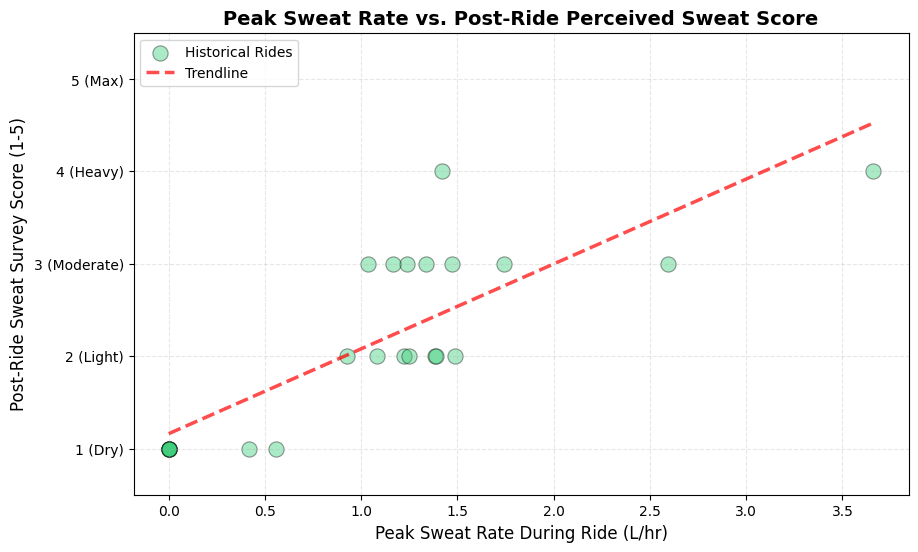

Source code (Python):
import sys
import os
import pandas as pd
import numpy as np
import matplotlib.pyplot as plt
import re

# Set up paths to safely import Supabase credentials from the global config
try:
    config_path = os.path.join(os.path.dirname(os.path.dirname(os.path.dirname(os.path.abspath(__file__)))), 'config.py')
    with open(config_path, 'r') as f:
        config_text = f.read()

    SUPABASE_URL = re.search(r'SUPABASE_URL\s*=\s*["\']([^"\']+)["\']', config_text).group(1)
    SUPABASE_KEY = re.search(r'SUPABASE_KEY\s*=\s*["\']([^"\']+)["\']', config_text).group(1)

    from supabase import create_client
except Exception as e:
    print(f"Error loading Supabase credentials: {e}")
    sys.exit(1)

# Rides excluded due to sensor faults or corrupted data
EXCLUDED_RIDES = {
    'RIDE_20260416_102808',  # torque sensor fault (117.3 Nm avg — hardware error)
    'RIDE_20260331_151943',  # HDrop not reset between sessions — fluid loss carried over from prior ride
    'RIDE_20260330_155917',  # 0.55 L fluid loss with survey score 2 (Light) — inconsistent
}

def fetch_surveys(client):
    print("Fetching survey results from 'ride_surveys' table...")
    response = client.table("ride_surveys").select("*").execute()
    data = response.data
    if not data:
        return pd.DataFrame()
    return pd.DataFrame(data)

def fetch_peak_sweat_rate(client):
    print("Fetching sweat rate telemetry from 'ride_metrics_v2'...")
    all_data = []
    chunk_size = 1000
    start = 0
    while True:
        response = client.table("ride_metrics_v2").select("ride_id, sweat_rate_l_hr").range(start, start + chunk_size - 1).execute()
        data = response.data
        if not data:
            break
        all_data.extend(data)
        if len(data) < chunk_size:
            break
        start += chunk_size

    df = pd.DataFrame(all_data)
    if df.empty:
        return pd.DataFrame()

    df['sweat_rate_l_hr'] = pd.to_numeric(df['sweat_rate_l_hr'], errors='coerce')
    peak_df = df.groupby('ride_id')['sweat_rate_l_hr'].max().reset_index()
    peak_df.rename(columns={'sweat_rate_l_hr': 'peak_sweat_rate_l_hr'}, inplace=True)
    return peak_df

def print_ride_table(merged_df):
    df = merged_df.copy()
    df['sweat_perception_score'] = pd.to_numeric(df['sweat_perception_score'], errors='coerce')
    df['peak_sweat_rate_l_hr'] = pd.to_numeric(df['peak_sweat_rate_l_hr'], errors='coerce')
    df = df.sort_values('peak_sweat_rate_l_hr', ascending=False)
    print("\n  Rides sorted by peak sweat rate:")
    print(f"  {'Ride ID':<32} {'Peak Rate (L/hr)':>17} {'Survey Score':>13}")
    print("  " + "-"*64)
    for _, row in df.iterrows():
        print(f"  {row['ride_id']:<32} {row['peak_sweat_rate_l_hr']:>17.3f} {int(row['sweat_perception_score']):>13}")

def plot_correlation(merged_df, output_dir):
    print("Generating Peak Sweat Rate vs. Survey Score scatter plot...")

    plt.figure(figsize=(10, 6))

    x = merged_df['peak_sweat_rate_l_hr'].fillna(0)
    y = pd.to_numeric(merged_df['sweat_perception_score'], errors='coerce')

    plt.scatter(x, y, color='#2ECC71', s=120, alpha=0.4, edgecolors='black', linewidths=0.8, label='Historical Rides')

    if len(merged_df) > 1:
        z = np.polyfit(x, y, 1)
        p = np.poly1d(z)
        x_line = np.linspace(x.min(), x.max(), 200)
        plt.plot(x_line, p(x_line), "r--", linewidth=2.5, alpha=0.7, label="Trendline")

    plt.title("Peak Sweat Rate vs. Post-Ride Perceived Sweat Score", fontsize=14, fontweight='bold')
    plt.xlabel("Peak Sweat Rate During Ride (L/hr)", fontsize=12)
    plt.ylabel("Post-Ride Sweat Survey Score (1-5)", fontsize=12)

    plt.yticks([1, 2, 3, 4, 5], ['1 (Dry)', '2 (Light)', '3 (Moderate)', '4 (Heavy)', '5 (Max)'])
    plt.ylim(0.5, 5.5)
    plt.grid(True, linestyle='--', alpha=0.3)
    plt.legend(loc='upper left')

    output_path = os.path.join(output_dir, '03.5_peak_sweat_rate_survey.png')
    plt.savefig(output_path, bbox_inches='tight')
    plt.close()
    print(f"-> Saved plot: {output_path}")

def analyse_threshold(merged_df):
    print("\n" + "="*60)
    print("  THRESHOLD CALIBRATION (Peak Sweat Rate)")
    print("="*60)

    df = merged_df.copy()
    df['sweat_perception_score'] = pd.to_numeric(df['sweat_perception_score'], errors='coerce')
    df['peak_sweat_rate_l_hr'] = pd.to_numeric(df['peak_sweat_rate_l_hr'], errors='coerce')
    df = df.dropna(subset=['sweat_perception_score', 'peak_sweat_rate_l_hr'])

    labels = {1: 'Completely Dry', 2: 'Lightly Sweating',
              3: 'Moderately Sweaty', 4: 'Very Sweaty', 5: 'Max Effort (Dripping)'}

    print("\n  Mean peak sweat rate per subjective rating:")
    print(f"  {'Rating':<10} {'Label':<28} {'Mean Peak (L/hr)':<18} {'N Rides'}")
    print("  " + "-"*62)

    band_means = {}
    for rating in sorted(df['sweat_perception_score'].unique()):
        subset = df[df['sweat_perception_score'] == rating]['peak_sweat_rate_l_hr']
        mean_val = subset.mean()
        band_means[rating] = mean_val
        label = labels.get(int(rating), 'Unknown')
        print(f"  {int(rating):<10} {label:<28} {mean_val:<18.3f} {len(subset)}")

    missing = {1, 2, 3, 4, 5} - set(int(r) for r in df['sweat_perception_score'].unique())
    if missing:
        print(f"\n  No data yet for rating(s): {sorted(missing)} — collect more rides.")

    if 2 in band_means and 3 in band_means:
        personal_threshold = (band_means[2] + band_means[3]) / 2.0
        print(f"\n  Mean peak rate at rating 2 (Lightly Sweating)  : {band_means[2]:.3f} L/hr")
        print(f"  Mean peak rate at rating 3 (Moderately Sweaty) : {band_means[3]:.3f} L/hr")
        print(f"\n  ► Empirical threshold (midpoint 2→3)           : {personal_threshold:.3f} L/hr")
        print(f"  ► Hardcoded threshold currently in model        : 0.300 L/hr")

        diff = personal_threshold - 0.300
        if abs(diff) < 0.05:
            print(f"\n  ✅ Empirical threshold within 0.05 L/hr of hardcoded value — 0.3 L/hr is well calibrated.")
        elif diff > 0:
            print(f"\n  ⚠️  Empirical threshold is {diff:.3f} L/hr ABOVE 0.3 — consider raising the threshold.")
        else:
            print(f"\n  ⚠️  Empirical threshold is {abs(diff):.3f} L/hr BELOW 0.3 — consider lowering the threshold.")

        return personal_threshold
    else:
        print("\n  ⚠️  Need rides rated both 2 and 3 to calculate the empirical threshold midpoint.")
        return None

def main():
    print("="*60)
    print(" STEP 3.5: PEAK SWEAT RATE vs. SURVEY SCORE")
    print("="*60)

    client = create_client(SUPABASE_URL, SUPABASE_KEY)

    surveys_df = fetch_surveys(client)
    telemetry_df = fetch_peak_sweat_rate(client)

    if surveys_df.empty or telemetry_df.empty:
        print("Not enough data to cross-reference tables.")
        return

    merged_df = pd.merge(telemetry_df, surveys_df, on='ride_id', how='inner')
    merged_df = merged_df[~merged_df['ride_id'].isin(EXCLUDED_RIDES)]

    print(f"\n✅ Matched {len(merged_df)} rides with both telemetry and a survey score.")

    if len(merged_df) == 0:
        print("⚠️ No matching rides found.")
        return

    output_dir = os.path.dirname(os.path.abspath(__file__))
    print_ride_table(merged_df)
    plot_correlation(merged_df, output_dir)
    analyse_threshold(merged_df)

if __name__ == "__main__":
    main()
